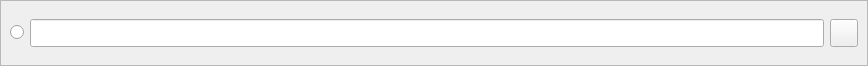
<?xml version="1.0" encoding="UTF-8"?>
<ui version="4.0">
 <class>Form</class>
 <widget class="QWidget" name="Form">
  <property name="geometry">
   <rect>
    <x>0</x>
    <y>0</y>
    <width>868</width>
    <height>66</height>
   </rect>
  </property>
  <property name="baseSize">
   <size>
    <width>0</width>
    <height>0</height>
   </size>
  </property>
  <property name="windowTitle">
   <string>Form</string>
  </property>
  <layout class="QHBoxLayout" name="horizontalLayout_2">
   <property name="spacing">
    <number>0</number>
   </property>
   <property name="leftMargin">
    <number>0</number>
   </property>
   <property name="topMargin">
    <number>0</number>
   </property>
   <property name="rightMargin">
    <number>0</number>
   </property>
   <property name="bottomMargin">
    <number>0</number>
   </property>
   <item>
    <widget class="QFrame" name="frame">
     <property name="sizePolicy">
      <sizepolicy hsizetype="Expanding" vsizetype="Expanding">
       <horstretch>0</horstretch>
       <verstretch>0</verstretch>
      </sizepolicy>
     </property>
     <property name="minimumSize">
      <size>
       <width>0</width>
       <height>28</height>
      </size>
     </property>
     <property name="styleSheet">
      <string notr="true"/>
     </property>
     <property name="frameShape">
      <enum>QFrame::StyledPanel</enum>
     </property>
     <property name="frameShadow">
      <enum>QFrame::Raised</enum>
     </property>
     <property name="lineWidth">
      <number>0</number>
     </property>
     <layout class="QVBoxLayout" name="verticalLayout">
      <property name="spacing">
       <number>6</number>
      </property>
      <property name="sizeConstraint">
       <enum>QLayout::SetNoConstraint</enum>
      </property>
      <item>
       <layout class="QHBoxLayout" name="horizontalLayout">
        <item>
         <widget class="QRadioButton" name="completed_button">
          <property name="text">
           <string/>
          </property>
         </widget>
        </item>
        <item>
         <widget class="QLineEdit" name="task_text">
          <property name="minimumSize">
           <size>
            <width>0</width>
            <height>28</height>
           </size>
          </property>
         </widget>
        </item>
        <item>
         <widget class="QPushButton" name="urgent_button">
          <property name="sizePolicy">
           <sizepolicy hsizetype="Fixed" vsizetype="Fixed">
            <horstretch>0</horstretch>
            <verstretch>0</verstretch>
           </sizepolicy>
          </property>
          <property name="minimumSize">
           <size>
            <width>0</width>
            <height>0</height>
           </size>
          </property>
          <property name="maximumSize">
           <size>
            <width>28</width>
            <height>28</height>
           </size>
          </property>
          <property name="text">
           <string/>
          </property>
          <property name="icon">
           <iconset>
            <normaloff>ICONS/urgent.png</normaloff>
            <normalon>ICONS/white_urgent.png</normalon>ICONS/urgent.png</iconset>
          </property>
          <property name="checkable">
           <bool>true</bool>
          </property>
         </widget>
        </item>
       </layout>
      </item>
     </layout>
    </widget>
   </item>
  </layout>
 </widget>
 <resources/>
 <connections/>
</ui>
